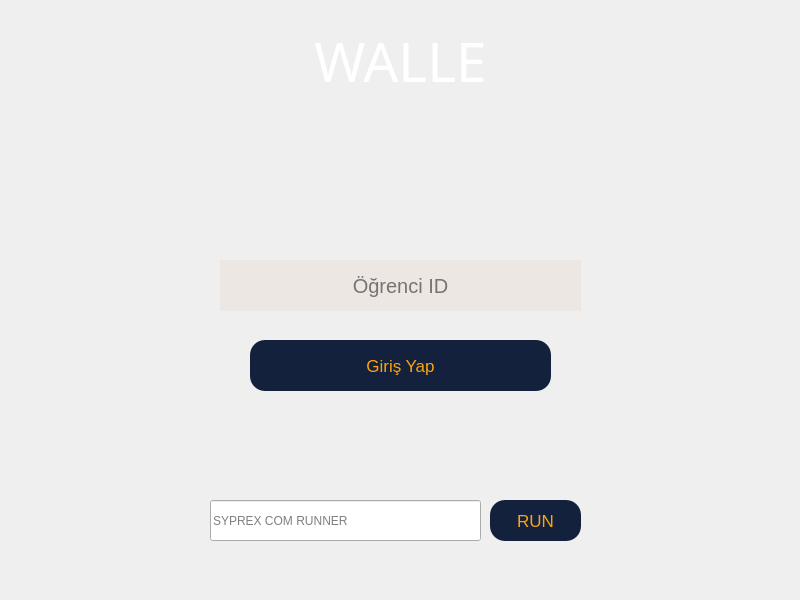
<?xml version="1.0" encoding="UTF-8"?>
<ui version="4.0">
 <class>MainWindow</class>
 <widget class="QMainWindow" name="MainWindow">
  <property name="geometry">
   <rect>
    <x>0</x>
    <y>0</y>
    <width>800</width>
    <height>600</height>
   </rect>
  </property>
  <property name="windowTitle">
   <string>WALLE</string>
  </property>
  <property name="windowIcon">
   <iconset>
    <normaloff>favicon.svg</normaloff>favicon.svg</iconset>
  </property>
  <property name="styleSheet">
   <string notr="true">QMainWindow{    background-color: #9900BE;
    color: white};</string>
  </property>
  <widget class="QWidget" name="centralwidget">
   <widget class="QWidget" name="base" native="true">
    <property name="geometry">
     <rect>
      <x>200</x>
      <y>20</y>
      <width>400</width>
      <height>540</height>
     </rect>
    </property>
    <property name="sizePolicy">
     <sizepolicy hsizetype="Expanding" vsizetype="Expanding">
      <horstretch>1</horstretch>
      <verstretch>1</verstretch>
     </sizepolicy>
    </property>
    <property name="baseSize">
     <size>
      <width>400</width>
      <height>540</height>
     </size>
    </property>
    <widget class="QLabel" name="label">
     <property name="geometry">
      <rect>
       <x>0</x>
       <y>0</y>
       <width>81</width>
       <height>71</height>
      </rect>
     </property>
     <property name="text">
      <string/>
     </property>
     <property name="pixmap">
      <pixmap>favicon.svg</pixmap>
     </property>
     <property name="scaledContents">
      <bool>true</bool>
     </property>
    </widget>
    <widget class="QLabel" name="label_2">
     <property name="geometry">
      <rect>
       <x>320</x>
       <y>0</y>
       <width>81</width>
       <height>81</height>
      </rect>
     </property>
     <property name="text">
      <string/>
     </property>
     <property name="pixmap">
      <pixmap>81029510.png</pixmap>
     </property>
     <property name="scaledContents">
      <bool>true</bool>
     </property>
    </widget>
    <widget class="QLabel" name="label_3">
     <property name="geometry">
      <rect>
       <x>90</x>
       <y>10</y>
       <width>221</width>
       <height>61</height>
      </rect>
     </property>
     <property name="font">
      <font>
       <family>Impact</family>
       <pointsize>41</pointsize>
      </font>
     </property>
     <property name="styleSheet">
      <string notr="true">color:white</string>
     </property>
     <property name="text">
      <string>WALLE</string>
     </property>
     <property name="alignment">
      <set>Qt::AlignCenter</set>
     </property>
    </widget>
    <widget class="QLineEdit" name="syprex">
     <property name="geometry">
      <rect>
       <x>10</x>
       <y>480</y>
       <width>271</width>
       <height>41</height>
      </rect>
     </property>
     <property name="placeholderText">
      <string>SYPREX COM RUNNER</string>
     </property>
    </widget>
    <widget class="QPushButton" name="syprexrunner">
     <property name="geometry">
      <rect>
       <x>290</x>
       <y>480</y>
       <width>91</width>
       <height>41</height>
      </rect>
     </property>
     <property name="font">
      <font>
       <pointsize>13</pointsize>
      </font>
     </property>
     <property name="styleSheet">
      <string notr="true">QPushButton{
	background-color:#14213d;
	border-radius:15px;
	color:#FCA311;
	transition: all  500ms;
}
QPushButton::hover{
	background-color:#FCA311 ;
	border-radius:15px;
	color:#14213d;
	transition: all 100ms;
}
QPushButton:pressed{
	background-color:#e5e5e5 ;
	border-radius:15px;
	color:#fffff;
	transition: all 100ms;
}
  </string>
     </property>
     <property name="text">
      <string>RUN</string>
     </property>
    </widget>
    <widget class="QLineEdit" name="uid">
     <property name="geometry">
      <rect>
       <x>20</x>
       <y>240</y>
       <width>361</width>
       <height>51</height>
      </rect>
     </property>
     <property name="font">
      <font>
       <pointsize>15</pointsize>
      </font>
     </property>
     <property name="styleSheet">
      <string notr="true">QLineEdit{background-color:#EDE7E3;border-radius:60px}</string>
     </property>
     <property name="maxLength">
      <number>13</number>
     </property>
     <property name="alignment">
      <set>Qt::AlignCenter</set>
     </property>
     <property name="placeholderText">
      <string>Öğrenci ID</string>
     </property>
     <property name="cursorMoveStyle">
      <enum>Qt::LogicalMoveStyle</enum>
     </property>
     <property name="clearButtonEnabled">
      <bool>true</bool>
     </property>
    </widget>
    <widget class="QLabel" name="label_4">
     <property name="geometry">
      <rect>
       <x>125</x>
       <y>80</y>
       <width>150</width>
       <height>150</height>
      </rect>
     </property>
     <property name="font">
      <font>
       <family>Impact</family>
       <pointsize>41</pointsize>
      </font>
     </property>
     <property name="styleSheet">
      <string notr="true">color:white</string>
     </property>
     <property name="text">
      <string/>
     </property>
     <property name="pixmap">
      <pixmap>users-solid.svg</pixmap>
     </property>
     <property name="scaledContents">
      <bool>true</bool>
     </property>
     <property name="alignment">
      <set>Qt::AlignCenter</set>
     </property>
    </widget>
    <widget class="QPushButton" name="login">
     <property name="geometry">
      <rect>
       <x>50</x>
       <y>320</y>
       <width>301</width>
       <height>51</height>
      </rect>
     </property>
     <property name="font">
      <font>
       <pointsize>13</pointsize>
      </font>
     </property>
     <property name="styleSheet">
      <string notr="true">QPushButton{
	background-color:#14213d;
	border-radius:15px;
	color:#FCA311;
	transition: all  500ms;
}
QPushButton::hover{
	background-color:#FCA311 ;
	border-radius:15px;
	color:#14213d;
	transition: all 100ms;
}
QPushButton:pressed{
	background-color:#e5e5e5 ;
	border-radius:15px;
	color:#fffff;
	transition: all 100ms;
}
  </string>
     </property>
     <property name="text">
      <string>Giriş Yap</string>
     </property>
    </widget>
   </widget>
  </widget>
 </widget>
 <resources/>
 <connections/>
</ui>
